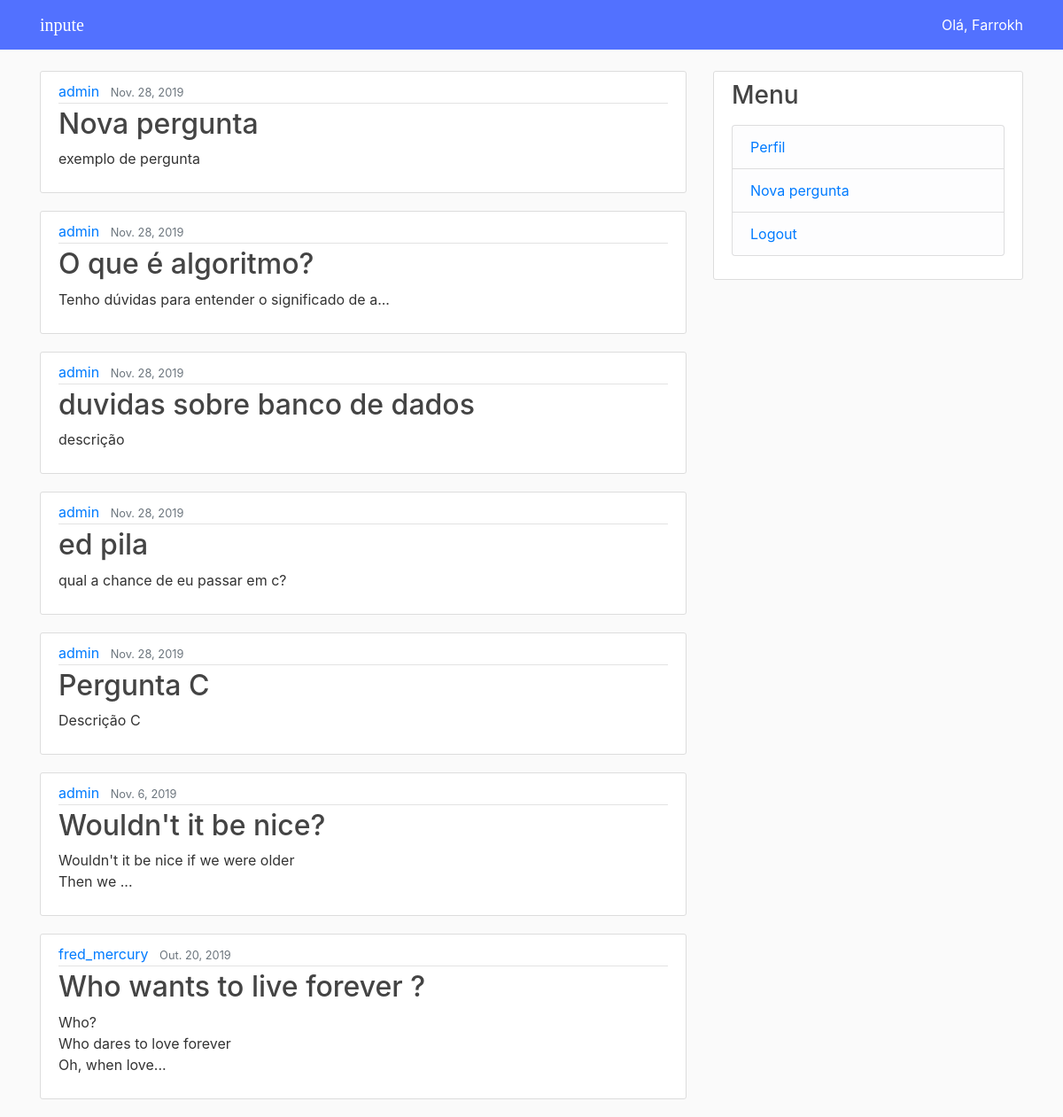
Screenshot of /home/ (signed in) with the database file from the repository.
### posts/models.py (models this page shows, shortened)
class Question(models.Model):
    user = models.ForeignKey(User, on_delete = models.CASCADE)
    title = models.CharField(max_length = 100)
    description = models.TextField()
    date = models.DateField(default = timezone.now)
    tags = models.CharField(max_length= 90)

### posts/views.py (the view)
# urls.py: path('home/', QuestionListView.as_view(
class QuestionListView(LoginRequiredMixin ,ListView):
    model = Question
    context_object_name = 'questions'
    ordering = ['-date']

### templates/login/home.html (shortened to what this page needs)
{% extends "login/base.html" %}
{% block content %}
    {% if user.is_authenticated %}
        {% for question in questions %}
            <article class="media content-section">
            <div class="media-body">
                <div class="article-metadata">
                <a class="mr-2" href="#">{{ question.user.username }}</a>
                <small class="text-muted">{{ question.date }}</small>
                </div>
                <h2><a class="article-title" href="{% url 'post_detail' pk=question.pk %}">{{ question.title }}</a></h2>
                <p class="article-content">{{ question.description | truncatechars:50 }}</p>
            </div>
            </article>
        {% endfor %}
    {% endif %}
{% endblock content %}

### templates/login/base.html (shortened to what this page needs)
<!DOCTYPE html>
{% load staticfiles %}
<html lang="pt-br">
<head>
  <link rel="stylesheet" href="https://maxcdn.bootstrapcdn.com/bootstrap/4.0.0/css/bootstrap.min.css">
</head>
<body>
  <header class="site-header" style ="">
  <nav class="navbar navbar-expand-md navbar-dark bg-steel fixed-top">
    <div class="container">
      <a id="logo" class="navbar-brand mr-4" href="{% url 'home' %}">inpute</a>
      <div class="collapse navbar-collapse" id="navbarToggle">
		{% if user.is_authenticated %}
			<div class="navbar-nav">
			  <a href="{% url 'my_profile' %}", style = "color: white;">Olá, {{ user.first_name }}</a>
			</div>
		{% else %}
			<div class="navbar-nav">
			  <a class="nav-item nav-link" href="{% url 'login' %}">Login</a>
			  <a class="nav-item nav-link" href="{% url 'cadastro' %}">Cadastro</a>
			</div>
		{% endif %}
      </div>
    </div>
  </nav>
</header>
<main role="main" class="container">
  <div class="row">
    <div class="col-md-8">
      {% block content %}{% endblock %}
    </div>
    <div class="col-md-4">
      <div class="content-section">
        <h3>Menu</h3>
        <p class='text-muted'>
          <ul class="list-group">
            <li class="list-group-item list-group-item-light">
              <a href="{% url 'my_profile' %}">Perfil</a>
            </li>
            <li class="list-group-item list-group-item-light">
              <a href="{% url 'new_post' %}">Nova pergunta</a>
            </li>
			{% if user.is_authenticated %}
				<li class="list-group-item list-group-item-light">
				  <a href="{% url 'logout' %}">Logout</a>
				</li>
			{% endif %}
          </ul>
        </p>
      </div>
    </div>
  </div>
</main>
  <link rel="stylesheet" type="text/css" href="{% static 'css/main.css'%}">
</body>
</html>

### static/css/main.css (style rules this page uses)
body { background: #fafafa; color: #333333; margin-top: 5rem; }
h1, h2, h3, h4, h5, h6 { color: #444444; }
ul { margin: 0; }
.bg-steel { background-color: #5271ff; }
.content-section { background: #ffffff; padding: 10px 20px; border: 1px solid #dddddd; border-radius: 3px; margin-bottom: 20px; }
.article-title { color: #444444; }
.article-content { white-space: pre-line; }
.article-metadata { padding-bottom: 1px; margin-bottom: 4px; border-bottom: 1px solid #e3e3e3 }
#logo { font-family: "Bree Serif"; }

### rows the page displays
Question: user.username "admin", date "Nov. 28, 2019", title "Nova pergunta", description "exemplo de pergunta"
Question: user.username "admin", date "Nov. 28, 2019", title "O que é algoritmo?", description "Tenho dúvidas para entender o significado de a..."
Question: user.username "admin", date "Nov. 28, 2019", title "duvidas sobre banco de dados", description "descrição"
Question: user.username "admin", date "Nov. 28, 2019", title "ed pila", description "qual a chance de eu passar em c?"
Question: user.username "admin", date "Nov. 28, 2019", title "Pergunta C", description "Descrição C"
Question: user.username "admin", date "Nov. 6, 2019", title "Wouldn't it be nice?", description "Wouldn't it be nice if we were older Then we ..."
Question: user.username "fred_mercury", date "Out. 20, 2019", title "Who wants to live forever ?", description "Who? Who dares to love forever Oh, when love..."

### other values shown
{{ user.first_name }} "Farrokh"
